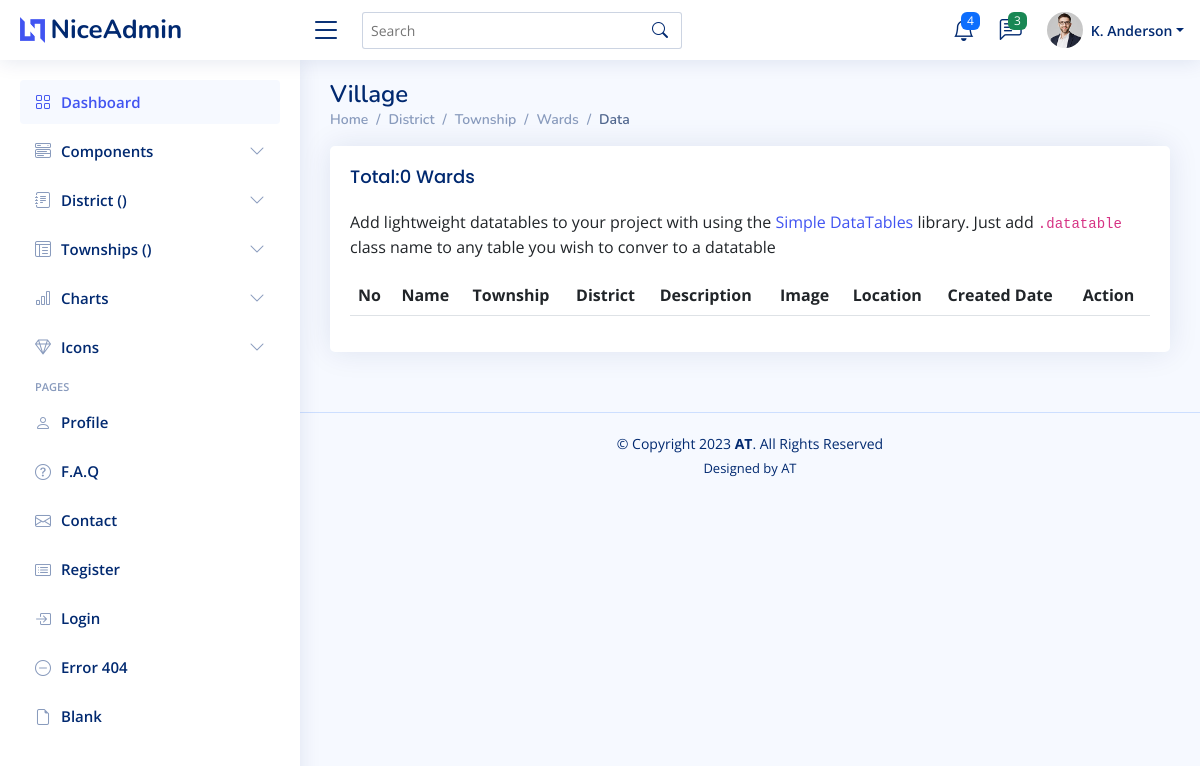
/dashboard/ward/, run on an earlier commit of the app's database.
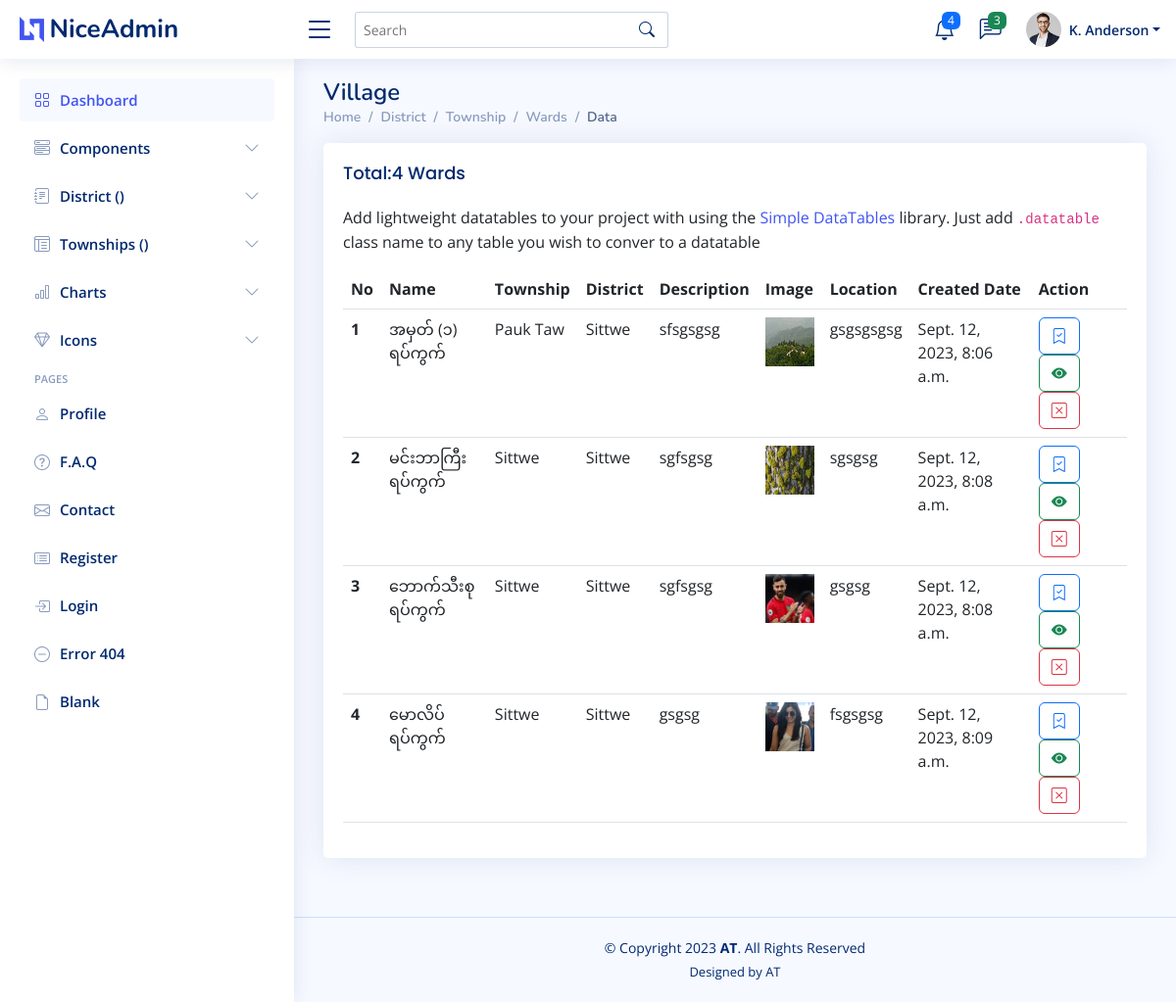
And on a later commit of the database.
### mainapp/models.py (models this page shows, shortened)
class Ward(models.Model):
     township = models.ForeignKey(Township, on_delete=models.CASCADE)
     name = models.CharField(max_length=200)
     description = models.TextField()
     image = models.ImageField(upload_to='ward-image')
     location = models.CharField(max_length=200, blank=True, null=True)
     created = models.DateTimeField(default=timezone.now, null=True, blank=True)
     updated = models.DateTimeField(auto_now=True, null=True, blank=True)

class Township(models.Model):
     district = models.ForeignKey(District, on_delete=models.CASCADE)
     name = models.CharField(max_length=200)
     description = models.TextField()
     image = models.ImageField(upload_to='township-image')
     location = models.CharField(max_length=200, blank=True, null=True)
     created = models.DateTimeField(default=timezone.now, null=True, blank=True)
     updated = models.DateTimeField(auto_now=True, null=True, blank=True)
     def __str__(self):
          return self.name

class District(models.Model):
     name = models.CharField(max_length=200)
     description = models.TextField()
     created = models.DateTimeField(default=timezone.now, null=True, blank=True)
     updated = models.DateTimeField(auto_now=True, null=True, blank=True)
     def __str__(self):
          return self.name

### mainapp/views.py (the view)
# urls.py: path('ward/', views.ward, name='wards'),
def ward(request):
     wards = Ward.objects.all()
     context = {
          'wards':wards
     }
     return render(request, 'backend/pages/ward.html', context)

### mainapp/templates/backend/pages/ward.html (shortened to what this page needs)
{% extends 'backend/layouts/main.html' %}
{% block content %}
<div class="pagetitle">
      <div class="pagetitle">
        <h1>Village </h1>
        <nav>
          <ol class="breadcrumb">
            <li class="breadcrumb-item"><a href="{% url 'dashboard' %}">Home</a></li>
            <li class="breadcrumb-item"><a href="{% url 'districts' %}">District</a></li>
            <li class="breadcrumb-item"><a href="{% url 'townships' %}">Township</a></li>
            <li class="breadcrumb-item"><a href="{% url 'wards' %}">Wards</a></li>
            <li class="breadcrumb-item active">Data</li>
          </ol>
        </nav>
      </div>
      <section class="section">
        <div class="row">
          <div class="col-lg-12">
            <div class="card">
              <div class="card-body">
                <h5 class="card-title">Total:{{ wards.count }} Wards</h5>
                <p>Add lightweight datatables to your project with using the <a href="https://github.com/fiduswriter/Simple-DataTables" target="_blank">Simple DataTables</a> library. Just add <code>.datatable</code> class name to any table you wish to conver to a datatable</p>
                <table class="table datatable">
                  <thead>
                    <tr>
                      <th scope="col">No</th>
                      <th scope="col">Name</th>
                      <th scope="col">Township</th>
                      <th scope="col">District</th>
                      <th scope="col">Description</th>
                      <th scope="col">Image</th>
                      <th scope="col">Location</th>
                      <th scope="col">Created Date</th>
                      <th scope="col">Action</th>
                    </tr>
                  </thead>
                  <tbody>
                    {% for ward in wards %}
                    <tr>
                      <th scope="row">{{ forloop.counter }}</th>
                      <td>{{ ward.name }}</td>
                      <td>{{ ward.township }}</td>
                      <td>{{ ward.township.district }}</td>
                      <td>{{ ward.description|safe }}</td>
                      <td>
                         <img src="{{ ward.image.url }}" alt="" style="width: 50px; height: 50px;">
                      </td>
                      <td>{{ ward.location }}</td>
                      <td>{{ ward.created }}</td>
                      <td>
                        <a href="" class="btn btn-outline-primary">
                          <i class="bi bi-bookmark-check"></i>
                        </a>
                        <a href="" class="btn btn-outline-success">
                          <i class="bi bi-eye-fill"></i>
                        </a>
                        <a href="" class="btn btn-outline-danger">
                        <i class="bi bi-x-square"></i>
                        </a>
                      </td>
                    </tr>
                    {% endfor %}
                  </tbody>
                </table>
              </div>
            </div>
          </div>
        </div>
      </section>
</div>
{% endblock content %}

### mainapp/templates/backend/layouts/main.html (shortened to what this page needs)
<!DOCTYPE html>
<html lang="en">
  {% load static %}
<head>
  <link href="{% static "assets/vendor/bootstrap/css/bootstrap.min.css"%}" rel="stylesheet">
  <link href="{% static "assets/vendor/bootstrap-icons/bootstrap-icons.css"%}" rel="stylesheet">
  <link href="{% static "assets/vendor/boxicons/css/boxicons.min.css"%}" rel="stylesheet">
  <link href="{% static "assets/vendor/quill/quill.snow.css"%}" rel="stylesheet">
  <link href="{% static "assets/vendor/quill/quill.bubble.css"%}" rel="stylesheet">
  <link href="{% static "assets/vendor/remixicon/remixicon.css"%}" rel="stylesheet">
  <link href="{% static "assets/vendor/simple-datatables/style.css"%}" rel="stylesheet">
  <link href="{% static "assets/css/style.css"%}" rel="stylesheet">
</head>
<body>
  {% include 'backend/layouts/header.html' %}
      {% include 'backend/layouts/sidebar.html' %}
  <main id="main" class="main">
    {% block content %}
    {% endblock content %}
  </main>
  {% include 'backend/layouts/footer.html' %}
</body>
</html>

### mainapp/templates/backend/layouts/header.html (shortened to what this page needs)
<header id="header" class="header fixed-top d-flex align-items-center">
  <div class="d-flex align-items-center justify-content-between">
    <a href="index.html" class="logo d-flex align-items-center">
      <img src="assets/img/logo.png" alt="">
      <span class="d-none d-lg-block">NiceAdmin</span>
    </a>
    <i class="bi bi-list toggle-sidebar-btn"></i>
  </div>
  <div class="search-bar">
    <form class="search-form d-flex align-items-center" method="POST" action="#">
      <input type="text" name="query" placeholder="Search" title="Enter search keyword">
      <button type="submit" title="Search"><i class="bi bi-search"></i></button>
    </form>
  </div>
  <nav class="header-nav ms-auto">
    <ul class="d-flex align-items-center">
      <li class="nav-item dropdown">
        <a class="nav-link nav-icon" href="#" data-bs-toggle="dropdown">
          <i class="bi bi-bell"></i>
          <span class="badge bg-primary badge-number">4</span>
        </a>
      </li>
      <li class="nav-item dropdown">
        <a class="nav-link nav-icon" href="#" data-bs-toggle="dropdown">
          <i class="bi bi-chat-left-text"></i>
          <span class="badge bg-success badge-number">3</span>
        </a>
      </li>
      <li class="nav-item dropdown pe-3">
        <a class="nav-link nav-profile d-flex align-items-center pe-0" href="#" data-bs-toggle="dropdown">
          <img src="assets/img/profile-img.jpg" alt="Profile" class="rounded-circle">
          <span class="d-none d-md-block dropdown-toggle ps-2">K. Anderson</span>
        </a>
      </li>
    </ul>
  </nav>
</header>

### mainapp/templates/backend/layouts/sidebar.html (shortened to what this page needs)
<aside id="sidebar" class="sidebar">
  <ul class="sidebar-nav" id="sidebar-nav">
    <li class="nav-item">
      <a class="nav-link " href="{% url 'dashboard' %}">
        <i class="bi bi-grid"></i>
        <span>Dashboard</span>
      </a>
    </li>
    <li class="nav-item">
      <a class="nav-link collapsed" data-bs-target="#components-nav" data-bs-toggle="collapse" href="#">
        <i class="bi bi-menu-button-wide"></i><span>Components</span><i class="bi bi-chevron-down ms-auto"></i>
      </a>
    </li>
    <li class="nav-item">
      <a class="nav-link collapsed" data-bs-target="#forms-nav" data-bs-toggle="collapse" href="#">
        <i class="bi bi-journal-text"></i><span>District ({{ districts.count }})</span><i class="bi bi-chevron-down ms-auto"></i>
      </a>
    </li>
    <li class="nav-item">
      <a class="nav-link collapsed" data-bs-target="#tables-nav" data-bs-toggle="collapse" href="#">
        <i class="bi bi-layout-text-window-reverse"></i><span>Townships ({{ townships.count }})</span><i class="bi bi-chevron-down ms-auto"></i>
      </a>
    </li>
    <li class="nav-item">
      <a class="nav-link collapsed" data-bs-target="#charts-nav" data-bs-toggle="collapse" href="#">
        <i class="bi bi-bar-chart"></i><span>Charts</span><i class="bi bi-chevron-down ms-auto"></i>
      </a>
    </li>
    <li class="nav-item">
      <a class="nav-link collapsed" data-bs-target="#icons-nav" data-bs-toggle="collapse" href="#">
        <i class="bi bi-gem"></i><span>Icons</span><i class="bi bi-chevron-down ms-auto"></i>
      </a>
    </li>
    <li class="nav-heading">Pages</li>
    <li class="nav-item">
      <a class="nav-link collapsed" href="users-profile.html">
        <i class="bi bi-person"></i>
        <span>Profile</span>
      </a>
    </li>
    <li class="nav-item">
      <a class="nav-link collapsed" href="pages-faq.html">
        <i class="bi bi-question-circle"></i>
        <span>F.A.Q</span>
      </a>
    </li>
    <li class="nav-item">
      <a class="nav-link collapsed" href="pages-contact.html">
        <i class="bi bi-envelope"></i>
        <span>Contact</span>
      </a>
    </li>
    <li class="nav-item">
      <a class="nav-link collapsed" href="pages-register.html">
        <i class="bi bi-card-list"></i>
        <span>Register</span>
      </a>
    </li>
    <li class="nav-item">
      <a class="nav-link collapsed" href="pages-login.html">
        <i class="bi bi-box-arrow-in-right"></i>
        <span>Login</span>
      </a>
    </li>
    <li class="nav-item">
      <a class="nav-link collapsed" href="pages-error-404.html">
        <i class="bi bi-dash-circle"></i>
        <span>Error 404</span>
      </a>
    </li>
    <li class="nav-item">
      <a class="nav-link collapsed" href="pages-blank.html">
        <i class="bi bi-file-earmark"></i>
        <span>Blank</span>
      </a>
    </li>
  </ul>
</aside>

### mainapp/templates/backend/layouts/footer.html
<footer id="footer" class="footer">
     <div class="copyright">
       &copy; Copyright {% now 'Y' %}  <strong><span>AT</span></strong>. All Rights Reserved
     </div>
     <div class="credits">
       Designed by AT
     </div>
</footer>

### static/assets/css/style.css (style rules this page uses)
:root { scroll-behavior: smooth; }
body { font-family: "Open Sans", sans-serif; background: #f6f9ff; color: #444444; }
a { color: #4154f1; text-decoration: none; }
h1, h2, h3, h4, h5, h6 { font-family: "Nunito", sans-serif; }
#main { margin-top: 60px; padding: 20px 30px; transition: all 0.3s; }
.pagetitle { margin-bottom: 10px; }
.pagetitle h1 { font-size: 24px; margin-bottom: 0; font-weight: 600; color: #012970; }
.card { margin-bottom: 30px; border: none; border-radius: 5px; box-shadow: 0px 0 30px rgba(1, 41, 112, 0.1); }
.card-title { padding: 20px 0 15px 0; font-size: 18px; font-weight: 500; color: #012970; font-family: "Poppins", sans-serif; }
.card-body { padding: 0 20px 20px 20px; }
.breadcrumb { font-size: 14px; font-family: "Nunito", sans-serif; color: #899bbd; font-weight: 600; }
.breadcrumb a { color: #899bbd; transition: 0.3s; }
.breadcrumb .breadcrumb-item::before { color: #899bbd; }
.breadcrumb .active { color: #51678f; font-weight: 600; }
.logo { line-height: 1; }
@media (min-width: 1200px) { .logo { width: 280px; } }
.logo img { max-height: 26px; margin-right: 6px; }
.logo span { font-size: 26px; font-weight: 700; color: #012970; font-family: "Nunito", sans-serif; }
.header { transition: all 0.5s; z-index: 997; height: 60px; box-shadow: 0px 2px 20px rgba(1, 41, 112, 0.1); background-color: #fff; padding-left: 20px; }
.header .toggle-sidebar-btn { font-size: 32px; padding-left: 10px; cursor: pointer; color: #012970; }
.header .search-bar { min-width: 360px; padding: 0 20px; }
.header .search-form { width: 100%; }
.header .search-form input { border: 0; font-size: 14px; color: #012970; border: 1px solid rgba(1, 41, 112, 0.2); padding: 7px 38px 7px 8px; border-radius: 3px; transition: 0.3s; width: 100%; }
.header .search-form button { border: 0; padding: 0; margin-left: -30px; background: none; }
.header .search-form button i { color: #012970; }
.header-nav ul { list-style: none; }
.header-nav>ul { margin: 0; padding: 0; }
.header-nav .nav-icon { font-size: 22px; color: #012970; margin-right: 25px; position: relative; }
.header-nav .nav-profile { color: #012970; }
.header-nav .nav-profile img { max-height: 36px; }
.header-nav .nav-profile span { font-size: 14px; font-weight: 600; }
.header-nav .badge-number { position: absolute; inset: -2px -5px auto auto; font-weight: normal; font-size: 12px; padding: 3px 6px; }
.sidebar { position: fixed; top: 60px; left: 0; bottom: 0; width: 300px; z-index: 996; transition: all 0.3s; padding: 20px; overflow-y: auto; scrollbar-width: thin; scrollbar-color: #aab7cf transparent; box-shadow: 0px 0px 20px rgba(1, 41, 112, 0.1); background-color: #fff; }
@media (min-width: 1200px) { #main, #footer { margin-left: 300px; } }
.sidebar-nav { padding: 0; margin: 0; list-style: none; }
.sidebar-nav li { padding: 0; margin: 0; list-style: none; }
.sidebar-nav .nav-item { margin-bottom: 5px; }
.sidebar-nav .nav-heading { font-size: 11px; text-transform: uppercase; color: #899bbd; font-weight: 600; margin: 10px 0 5px 15px; }
.sidebar-nav .nav-link { display: flex; align-items: center; font-size: 15px; font-weight: 600; color: #4154f1; transition: 0.3; background: #f6f9ff; padding: 10px 15px; border-radius: 4px; }
.sidebar-nav .nav-link i { font-size: 16px; margin-right: 10px; color: #4154f1; }
.sidebar-nav .nav-link.collapsed { color: #012970; background: #fff; }
.sidebar-nav .nav-link.collapsed i { color: #899bbd; }
.sidebar-nav .nav-link .bi-chevron-down { margin-right: 0; transition: transform 0.2s ease-in-out; }
.footer { padding: 20px 0; font-size: 14px; transition: all 0.3s; border-top: 1px solid #cddfff; }
.footer .copyright { text-align: center; color: #012970; }
.footer .credits { padding-top: 5px; text-align: center; font-size: 13px; color: #012970; }

What changed in the data, as far as the page shows it:
added Ward: name "အမှတ် (၁) ရပ်ကွက်", township "Pauk Taw", township.district "Sittwe", description "sfsgsgsg", image (picture), location "gsgsgsgsg", created "Sept. 12, 2023, 8:06 a.m."
added Ward: name "မင်းဘာကြီး ရပ်ကွက်", township "Sittwe", township.district "Sittwe", description "sgfsgsg", image (picture), location "sgsgsg", created "Sept. 12, 2023, 8:08 a.m."
added Ward: name "ဘောက်သီးစု ရပ်ကွက်", township "Sittwe", township.district "Sittwe", description "sgfsgsg", image (picture), location "gsgsg", created "Sept. 12, 2023, 8:08 a.m."
added Ward: name "မောလိပ် ရပ်ကွက်", township "Sittwe", township.district "Sittwe", description "gsgsg", image (picture), location "fsgsgsg", created "Sept. 12, 2023, 8:09 a.m."
Also different on the page:
{{ wards.count }}: "0" → "4"
